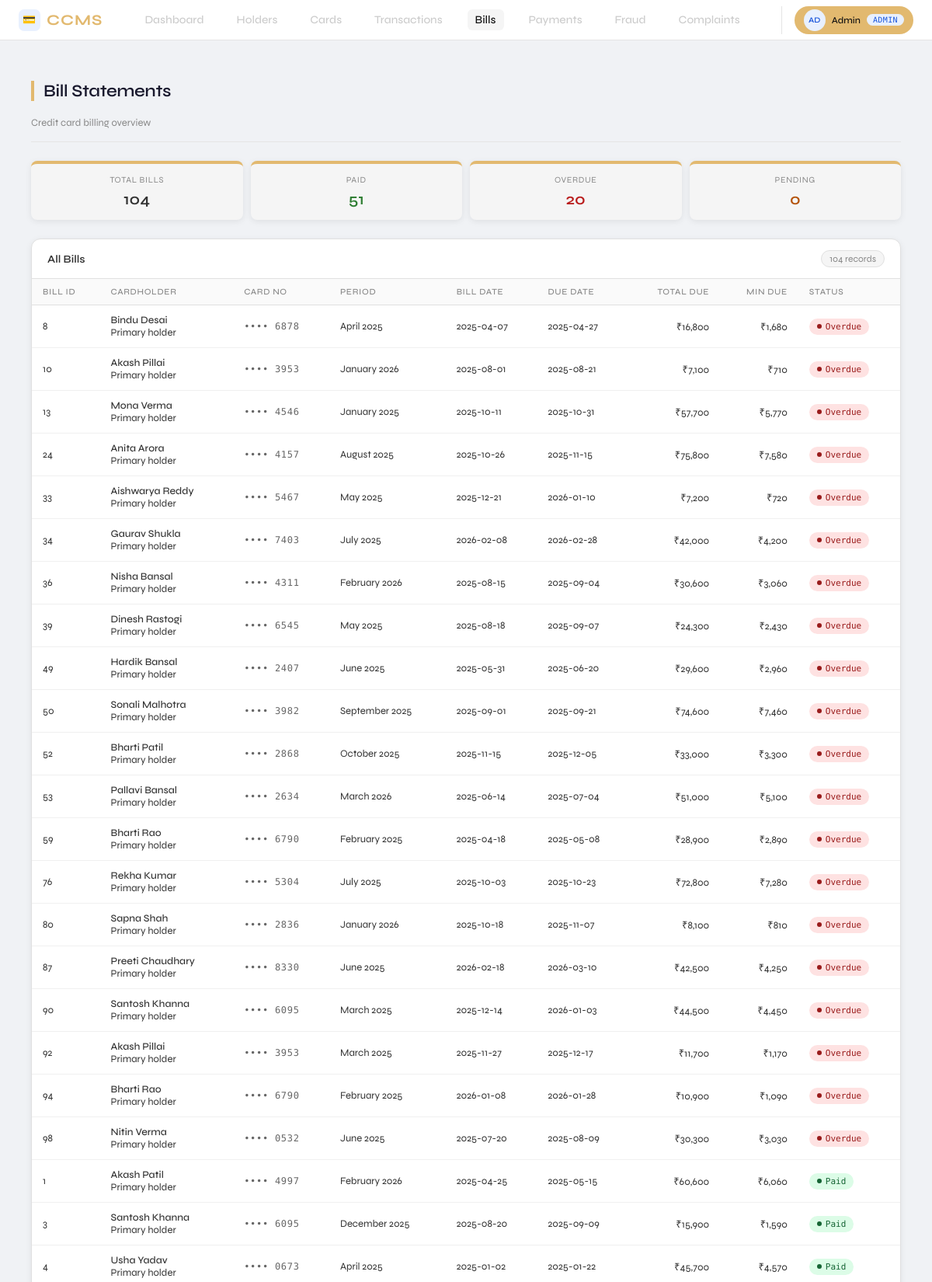
The page /admin/bills (signed in, upper part) on the database its author committed.
### tables this page shows
CREATE TABLE BILL_STATEMENT(
        Bill_id          INTEGER PRIMARY KEY AUTOINCREMENT,
        Bill_date        TEXT NOT NULL,
        Due_date         TEXT NOT NULL,
        Total_due        REAL NOT NULL,
        Min_due          REAL NOT NULL,
        Bill_status      TEXT NOT NULL CHECK(Bill_status IN ('Paid','Unpaid','Overdue')),
        Statement_period TEXT NOT NULL,
        Card_no          TEXT NOT NULL REFERENCES CREDIT_CARD(Card_no) );

### app.py (the view)
@app.route('/admin/bills')
@login_required
@role_required('admin')
def admin_bills():
    db = get_db()
    bills = db.execute("""
        SELECT B.*, CH.F_name||' '||CH.L_name AS holder_name
        FROM BILL_STATEMENT B
        JOIN CREDIT_CARD CC ON B.Card_no=CC.Card_no
        JOIN CARD_HOLDER CH ON CC.Holder_id=CH.Holder_id
        ORDER BY B.Bill_status
    """).fetchall()
    db.close()
    return render_template('admin/bills.html', bills=bills)

### app.py (called while the page is built)
def get_db():
    conn = sqlite3.connect(DB)
    conn.row_factory = sqlite3.Row
    conn.execute("PRAGMA foreign_keys = ON")
    return conn

def login_required(f):
    @wraps(f)
    def decorated(*args, **kwargs):
        if 'user_id' not in session:
            flash('Please login first.', 'warning')
            return redirect(url_for('login'))
        return f(*args, **kwargs)
    return decorated

def role_required(*roles):
    def decorator(f):
        @wraps(f)
        def decorated(*args, **kwargs):
            if session.get('role') not in roles:
                flash('Access denied.', 'danger')
                return redirect(url_for('login'))
            return f(*args, **kwargs)
        return decorated
    return decorator

### templates/admin/bills.html (shortened to what this page needs)
{% extends "base.html" %}
{% block content %}
<div class="wrap">
  <div class="page-header">
    <div>
      <div class="page-title">Bill Statements</div>
      <div class="page-sub">Credit card billing overview</div>
    </div>
  </div>
  <div class="stats-row">
    <div class="stat-card">
      <div class="stat-label">Total Bills</div>
      <div class="stat-val">{{ bills|length }}</div>
    </div>
    <div class="stat-card">
      <div class="stat-label">Paid</div>
      <div class="stat-val success">{{ bills|selectattr("Bill_status","eq","Paid")|list|length }}</div>
    </div>
    <div class="stat-card">
      <div class="stat-label">Overdue</div>
      <div class="stat-val danger">{{ bills|selectattr("Bill_status","eq","Overdue")|list|length }}</div>
    </div>
    <div class="stat-card">
      <div class="stat-label">Pending</div>
      <div class="stat-val warning">{{ bills|selectattr("Bill_status","eq","Pending")|list|length }}</div>
    </div>
  </div>
  <div class="card">
    <div class="card-head">
      <span class="card-head-title">All Bills</span>
      <span class="record-count">{{ bills|length }} records</span>
    </div>
    <div class="table-scroll">
      <table>
        <thead>
          <tr>
            <th>Bill ID</th><th>Cardholder</th><th>Card No</th>
            <th>Period</th><th>Bill Date</th><th>Due Date</th>
            <th class="right">Total Due</th><th class="right">Min Due</th>
            <th>Status</th>
          </tr>
        </thead>
        <tbody>
          {% for b in bills %}
          <tr>
            <td><span class="bill-id">{{ b.Bill_id }}</span></td>
            <td>
              <div class="holder-name">{{ b.holder_name }}</div>
              <div class="holder-sub">Primary holder</div>
            </td>
            <td><span class="card-no">•••• {{ b.Card_no[-4:] }}</span></td>
            <td><span class="period-pill">{{ b.Statement_period }}</span></td>
            <td><span class="date-val">{{ b.Bill_date }}</span></td>
            <td><span class="date-val">{{ b.Due_date }}</span></td>
            <td class="right"><span class="amount total">₹{{ "{:,.0f}".format(b.Total_due) }}</span></td>
            <td class="right"><span class="amount min">₹{{ "{:,.0f}".format(b.Min_due) }}</span></td>
            <td>
              <span class="badge
                {% if b.Bill_status == 'Paid' %}badge-success
                {% elif b.Bill_status == 'Overdue' %}badge-danger
                {% else %}badge-warning{% endif %}">
                {{ b.Bill_status }}
              </span>
            </td>
          </tr>
          {% endfor %}
        </tbody>
      </table>
    </div>
  </div>
</div>
{% endblock %}

### static/style.css (style rules this page uses)
* { box-sizing: border-box; margin: 0; padding: 0; }
body { font-family: 'Segoe UI', sans-serif; background: #f0f2f5; color: #333; }
.page-title { font-size: 1.5rem; font-weight: 700; margin-bottom: 20px; color: #1a1a2e; border-left: 4px solid #e2b96f; padding-left: 12px; }
.stat-card { background: #fff; border-radius: 12px; padding: 20px; text-align: center; box-shadow: 0 2px 8px rgba(0,0,0,0.08); border-top: 4px solid #e2b96f; }
.card { background: #fff; border-radius: 12px; box-shadow: 0 2px 8px rgba(0,0,0,0.07); overflow: hidden; margin-bottom: 24px; }
table { width: 100%; border-collapse: collapse; font-size: 0.88rem; }
th { background: #f8f9fa; padding: 12px 14px; text-align: left; font-weight: 600; color: #555; border-bottom: 2px solid #e8e8e8; white-space: nowrap; }
td { padding: 11px 14px; border-bottom: 1px solid #f0f0f0; vertical-align: middle; }
.badge { display: inline-block; padding: 3px 10px; border-radius: 12px; font-size: 0.75rem; font-weight: 600; }
.badge-success { background: #d4edda; color: #155724; }
.badge-danger { background: #f8d7da; color: #721c24; }
.wrap { font-family: 'Syne', sans-serif; padding: 1.5rem 1rem; }
.page-header { display: flex; align-items: flex-end; justify-content: space-between; margin-bottom: 1.5rem; padding-bottom: 1rem; border-bottom: 0.5px solid #e5e5e5; }
.page-title { font-size: 22px; font-weight: 600; letter-spacing: -0.3px; }
.page-sub { font-size: 13px; color: #888; margin-top: 3px; }
.stats-row { display: grid; grid-template-columns: repeat(4, minmax(0, 1fr)); gap: 10px; margin-bottom: 1.5rem; }
.stat-card { background: #f5f5f5; border-radius: 8px; padding: 14px 16px; }
.stat-label { font-size: 11px; letter-spacing: 0.06em; text-transform: uppercase; color: #888; margin-bottom: 6px; }
.stat-val { font-size: 20px; font-weight: 600; }
.stat-val.success { color: #2e7d32; }
.stat-val.warning { color: #b45309; }
.stat-val.danger { color: #b91c1c; }
.card { background: #fff; border: 0.5px solid #e0e0e0; border-radius: 12px; overflow: hidden; }
.card-head { display: flex; align-items: center; justify-content: space-between; padding: 14px 20px; border-bottom: 0.5px solid #e0e0e0; }
.card-head-title { font-size: 14px; font-weight: 600; }
.record-count { font-size: 12px; color: #888; background: #f5f5f5; padding: 3px 10px; border-radius: 20px; border: 0.5px solid #e0e0e0; }
.table-scroll { overflow-x: auto; }
table { width: 100%; border-collapse: collapse; font-size: 13px; }
thead th { text-align: left; font-size: 11px; font-weight: 500; letter-spacing: 0.06em; text-transform: uppercase; color: #888; padding: 10px 14px; background: #fafafa; border-bottom: 0.5px solid #e0e0e0; white-space: nowrap; }
tbody tr { border-bottom: 0.5px solid #f0f0f0; transition: background 0.1s; }
tbody td { padding: 11px 14px; vertical-align: middle; white-space: nowrap; }
.holder-name { font-weight: 500; font-size: 13px; }
.badge { display: inline-flex; align-items: center; gap: 5px; font-size: 11px; font-weight: 500; padding: 4px 10px; border-radius: 20px; font-family: 'DM Mono', monospace; }
.badge::before { content: ''; display: inline-block; width: 6px; height: 6px; border-radius: 50%; }
.badge-success { background: #dcfce7; color: #166534; }
.badge-success::before { background: #166534; }
.badge-danger { background: #fee2e2; color: #991b1b; }
.badge-danger::before { background: #991b1b; }
.card-no { font-family: 'DM Mono', monospace; font-size: 12px; letter-spacing: 0.06em; color: #666; }
td.right { text-align: right; }
th.right { text-align: right; }

### rows shown on the page
BILL_STATEMENT: Bill_id "8", holder_name "Bindu Desai", Card_no "6878", Statement_period "April 2025", Bill_date "2025-04-07", Due_date "2025-04-27", Total_due "16,800", Min_due "1,680", Bill_status "Overdue"
BILL_STATEMENT: Bill_id "10", holder_name "Akash Pillai", Card_no "3953", Statement_period "January 2026", Bill_date "2025-08-01", Due_date "2025-08-21", Total_due "7,100", Min_due "710", Bill_status "Overdue"
BILL_STATEMENT: Bill_id "13", holder_name "Mona Verma", Card_no "4546", Statement_period "January 2025", Bill_date "2025-10-11", Due_date "2025-10-31", Total_due "57,700", Min_due "5,770", Bill_status "Overdue"
BILL_STATEMENT: Bill_id "24", holder_name "Anita Arora", Card_no "4157", Statement_period "August 2025", Bill_date "2025-10-26", Due_date "2025-11-15", Total_due "75,800", Min_due "7,580", Bill_status "Overdue"
BILL_STATEMENT: Bill_id "33", holder_name "Aishwarya Reddy", Card_no "5467", Statement_period "May 2025", Bill_date "2025-12-21", Due_date "2026-01-10", Total_due "7,200", Min_due "720", Bill_status "Overdue"
BILL_STATEMENT: Bill_id "34", holder_name "Gaurav Shukla", Card_no "7403", Statement_period "July 2025", Bill_date "2026-02-08", Due_date "2026-02-28", Total_due "42,000", Min_due "4,200", Bill_status "Overdue"
BILL_STATEMENT: Bill_id "36", holder_name "Nisha Bansal", Card_no "4311", Statement_period "February 2026", Bill_date "2025-08-15", Due_date "2025-09-04", Total_due "30,600", Min_due "3,060", Bill_status "Overdue"
BILL_STATEMENT: Bill_id "39", holder_name "Dinesh Rastogi", Card_no "6545", Statement_period "May 2025", Bill_date "2025-08-18", Due_date "2025-09-07", Total_due "24,300", Min_due "2,430", Bill_status "Overdue"
BILL_STATEMENT: Bill_id "49", holder_name "Hardik Bansal", Card_no "2407", Statement_period "June 2025", Bill_date "2025-05-31", Due_date "2025-06-20", Total_due "29,600", Min_due "2,960", Bill_status "Overdue"
BILL_STATEMENT: Bill_id "50", holder_name "Sonali Malhotra", Card_no "3982", Statement_period "September 2025", Bill_date "2025-09-01", Due_date "2025-09-21", Total_due "74,600", Min_due "7,460", Bill_status "Overdue"
BILL_STATEMENT: Bill_id "52", holder_name "Bharti Patil", Card_no "2868", Statement_period "October 2025", Bill_date "2025-11-15", Due_date "2025-12-05", Total_due "33,000", Min_due "3,300", Bill_status "Overdue"
BILL_STATEMENT: Bill_id "53", holder_name "Pallavi Bansal", Card_no "2634", Statement_period "March 2026", Bill_date "2025-06-14", Due_date "2025-07-04", Total_due "51,000", Min_due "5,100", Bill_status "Overdue"
BILL_STATEMENT: Bill_id "59", holder_name "Bharti Rao", Card_no "6790", Statement_period "February 2025", Bill_date "2025-04-18", Due_date "2025-05-08", Total_due "28,900", Min_due "2,890", Bill_status "Overdue"
BILL_STATEMENT: Bill_id "76", holder_name "Rekha Kumar", Card_no "5304", Statement_period "July 2025", Bill_date "2025-10-03", Due_date "2025-10-23", Total_due "72,800", Min_due "7,280", Bill_status "Overdue"
BILL_STATEMENT: Bill_id "80", holder_name "Sapna Shah", Card_no "2836", Statement_period "January 2026", Bill_date "2025-10-18", Due_date "2025-11-07", Total_due "8,100", Min_due "810", Bill_status "Overdue"
BILL_STATEMENT: Bill_id "87", holder_name "Preeti Chaudhary", Card_no "8330", Statement_period "June 2025", Bill_date "2026-02-18", Due_date "2026-03-10", Total_due "42,500", Min_due "4,250", Bill_status "Overdue"
BILL_STATEMENT: Bill_id "90", holder_name "Santosh Khanna", Card_no "6095", Statement_period "March 2025", Bill_date "2025-12-14", Due_date "2026-01-03", Total_due "44,500", Min_due "4,450", Bill_status "Overdue"
BILL_STATEMENT: Bill_id "92", holder_name "Akash Pillai", Card_no "3953", Statement_period "March 2025", Bill_date "2025-11-27", Due_date "2025-12-17", Total_due "11,700", Min_due "1,170", Bill_status "Overdue"
BILL_STATEMENT: Bill_id "94", holder_name "Bharti Rao", Card_no "6790", Statement_period "February 2025", Bill_date "2026-01-08", Due_date "2026-01-28", Total_due "10,900", Min_due "1,090", Bill_status "Overdue"
BILL_STATEMENT: Bill_id "98", holder_name "Nitin Verma", Card_no "0532", Statement_period "June 2025", Bill_date "2025-07-20", Due_date "2025-08-09", Total_due "30,300", Min_due "3,030", Bill_status "Overdue"
BILL_STATEMENT: Bill_id "1", holder_name "Akash Patil", Card_no "4997", Statement_period "February 2026", Bill_date "2025-04-25", Due_date "2025-05-15", Total_due "60,600", Min_due "6,060", Bill_status "Paid"
BILL_STATEMENT: Bill_id "3", holder_name "Santosh Khanna", Card_no "6095", Statement_period "December 2025", Bill_date "2025-08-20", Due_date "2025-09-09", Total_due "15,900", Min_due "1,590", Bill_status "Paid"
BILL_STATEMENT: Bill_id "4", holder_name "Usha Yadav", Card_no "0673", Statement_period "April 2025", Bill_date "2025-01-02", Due_date "2025-01-22", Total_due "45,700", Min_due "4,570", Bill_status "Paid"

### other values the page prints
{{ session.username[0]|upper }} "A"
{{ session.username[1]|upper if session.username|length > 1 else '' }} "D"
{{ session.username|capitalize }} "Admin"
{{ session.role }} "ADMIN"
{{ bills|length }} "104"
{{ bills|selectattr("Bill_status","eq","Paid")|list|length }} "51"
{{ bills|selectattr("Bill_status","eq","Overdue")|list|length }} "20"
{{ bills|selectattr("Bill_status","eq","Pending")|list|length }} "0"
